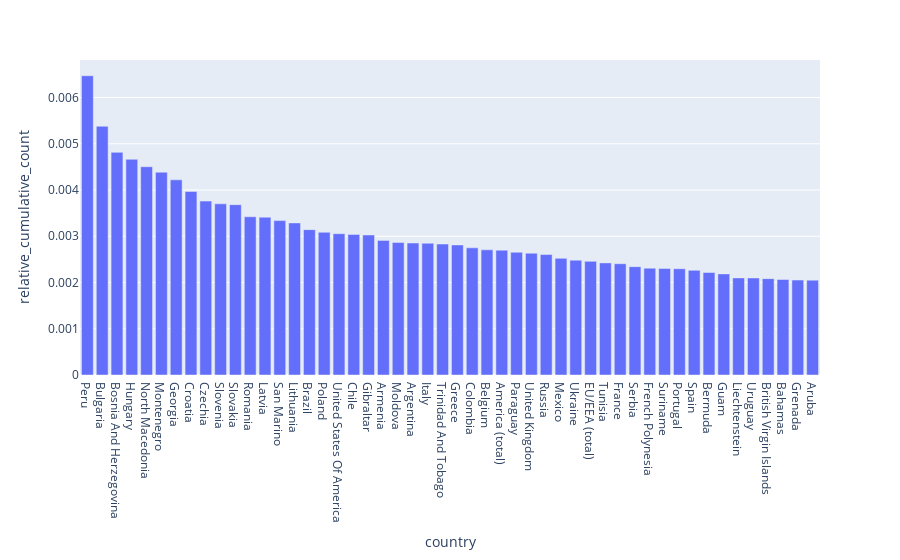

This figure's notebook cell:
### Markdown cell above
### Graph shows which countries have been most affected in terms of amount of population dying
This graph is less informational, since even though it takes population size into account, it does not show the full story  
For example, a country with much less cases, is likely to have less deaths as a result, regardless of the population size  

A more relevant number to look at for determining efficiency of healthcare system would be deaths relative to amount of cases (mortality rate)

### Code cell
px.bar(df_most_deaths_rel.head(50), x = "country", y = "relative_cumulative_count")

### Figure 1 — Plotly figure (JSON) as saved in the notebook; plotly's stock layout.template omitted (floating-point values rounded to 4 significant figures)
{"data": [{"alignmentgroup": "True", "hovertemplate": "country=%{x}<br>relative_cumulative_count=%{y}<extra></extra>", "legendgroup": "", "marker": {"color": "#636efa", "pattern": {"shape": ""}}, "name": "", "offsetgroup": "", "orientation": "v", "showlegend": false, "textposition": "auto", "type": "bar", "x": ["Peru", "Bulgaria", "Bosnia And Herzegovina", "Hungary", "North Macedonia", "Montenegro", "Georgia", "Croatia", "Czechia", "Slovenia", "Slovakia", "Romania", "Latvia", "San Marino", "Lithuania", "Brazil", "Poland", "United States Of America", "Chile", "Gibraltar", "Armenia", "Moldova", "Argentina", "Italy", "Trinidad And Tobago", "Greece", "Colombia", "Belgium", "America (total)", "Paraguay", "United Kingdom", "Russia", "Mexico", "Ukraine", "EU/EEA (total)", "Tunisia", "France", "Serbia", "French Polynesia", "Suriname", "Portugal", "Spain", "Bermuda", "Guam", "Liechtenstein", "Uruguay", "British Virgin Islands", "Bahamas", "Grenada", "Aruba"], "xaxis": "x", "y": [0.00647, 0.005378, 0.004814, 0.004663, 0.004503, 0.004385, 0.00422, 0.003969, 0.00376, 0.003701, 0.003684, 0.003421, 0.003413, 0.003338, 0.003289, 0.003143, 0.003085, 0.003055, 0.00304, 0.003028, 0.002911, 0.002864, 0.002854, 0.002849, 0.002832, 0.002812, 0.002749, 0.002706, 0.0027, 0.002654, 0.002634, 0.002604, 0.002522, 0.002483, 0.002457, 0.002424, 0.002406, 0.002343, 0.00231, 0.002305, 0.002298, 0.002263, 0.002216, 0.002186, 0.0021, 0.002099, 0.002084, 0.002065, 0.002053, 0.002051], "yaxis": "y"}], "layout": {"barmode": "relative", "legend": {"tracegroupgap": 0}, "margin": {"t": 60}, "xaxis": {"anchor": "y", "domain": [0, 1], "title": {"text": "country"}}, "yaxis": {"anchor": "x", "domain": [0, 1], "title": {"text": "relative_cumulative_count"}}}}
